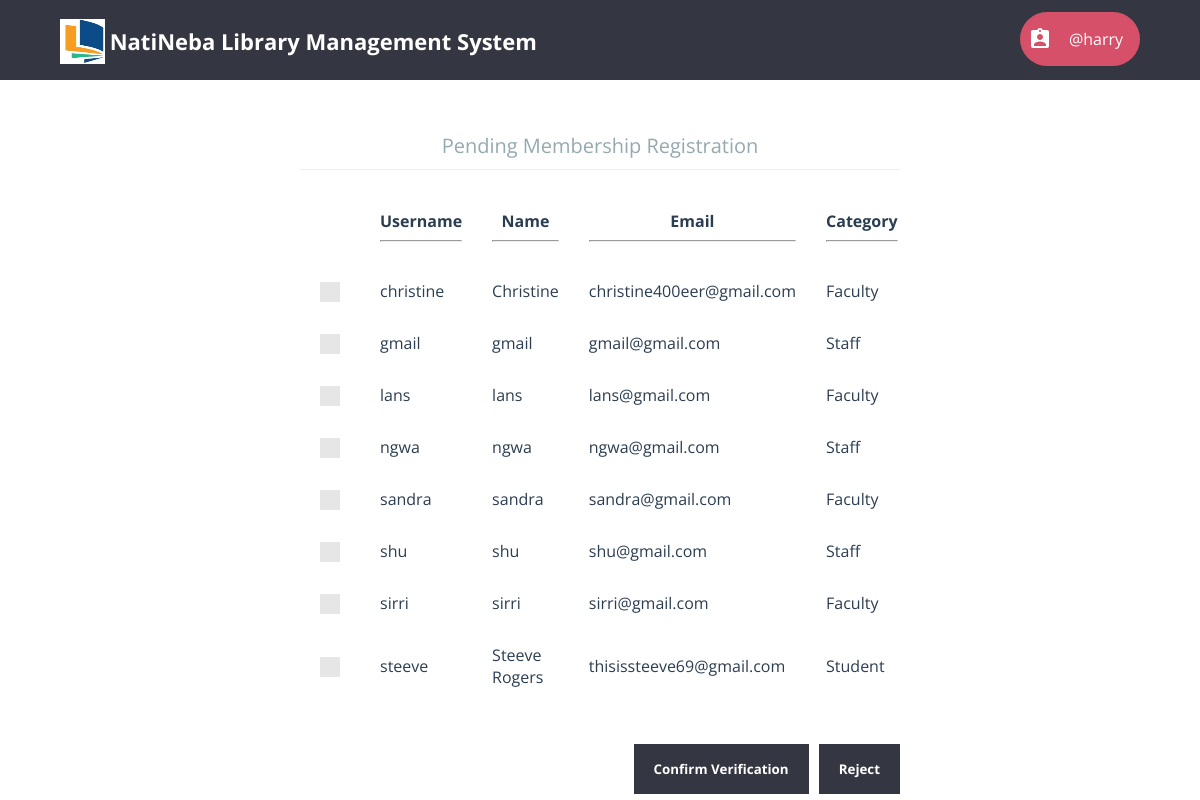
Screenshot of /librarian/pending_registrations.php (signed in) with the database file from the repository.
### tables this page shows
CREATE TABLE `pending_registrations` (
  `username` varchar(20) NOT NULL,
  `password` char(40) NOT NULL,
  `name` varchar(80) NOT NULL,
  `email` varchar(80) NOT NULL,
  `balance` int(4) NOT NULL,
  `time` timestamp NOT NULL DEFAULT current_timestamp(),
  `category` varchar(255) DEFAULT NULL
);

### librarian/pending_registrations.php (the view, shortened to what this page needs)
<?php
	require "../db_connect.php";
	require "header_librarian.php";
?>
<html>
	<head>
		<link rel="stylesheet" type="text/css" href="../css/global_styles.css">
		<link rel="stylesheet" type="text/css" href="../css/custom_checkbox_style.css">
		<link rel="stylesheet" type="text/css" href="css/pending_registrations_style.css">
	</head>
	<body>
		<?php
			$query = $con->prepare("SELECT username, name, email, category FROM pending_registrations");
			$query->execute();
			$result = $query->get_result();
			$rows = mysqli_num_rows($result);
			if($rows == 0)
				echo "<h2 align='center'>None at the moment!</h2>";
			else
			{
				echo "<form class='cd-form' method='POST' action='#'>";
				echo "<center><legend>Pending Membership Registration</legend></center>";
				echo "<table width='100%' cellpadding=10 cellspacing=10>
						<tr>
							<th></th>
							<th>Username<hr></th>
							<th>Name<hr></th>
							<th>Email<hr></th>
							<th>Category<hr></th>
						</tr>";
				for($i=0; $i<$rows; $i++)
				{
					$row = mysqli_fetch_array($result);
					echo "<tr>";
					echo "<td>
							<label class='control control--checkbox'>
								<input type='checkbox' name='cb_".$i."' value='".$row[0]."' />
								<div class='control__indicator'></div>
							</label>
						</td>";
					for($j=0; $j<3; $j++)
						echo "<td>".$row[$j]."</td>";
					echo "<td>".$row[$j]."</td>";
					echo "</tr>";
				}
				echo "</table><br /><br />";
				echo "<div style='float: right;'>";
				echo "<input type='submit' value='Confirm Verification' name='l_confirm' />&nbsp;&nbsp;&nbsp;";
				echo "<input type='submit' value='Reject' name='l_delete' />";
				echo "</div>";
				echo "</form>";
			}
		?>
	</body>
</html>

### librarian/css/header_librarian_style.css (style rules this page uses)
html * { -webkit-font-smoothing: antialiased; -moz-osx-font-smoothing: grayscale; }
*, *:after, *:before { -webkit-box-sizing: border-box; -moz-box-sizing: border-box; box-sizing: border-box; }
body { font-size: 100%; font-family: "Open Sans", sans-serif; background-color: white; margin: 0; }

### css/global_styles.css (style rules this page uses)
*, *::after, *::before { -webkit-box-sizing: border-box; -moz-box-sizing: border-box; box-sizing: border-box; }
html { font-size: 62.5%; }
body { font-size: 1.8rem; font-family: "Open Sans", sans-serif; color: #2b3e51; background-color: #ffffff; }

### css/custom_checkbox_style.css (style rules this page uses)
.control { font-size: 18px; position: relative; display: block; margin-bottom: 15px; padding-left: 30px; cursor: pointer; }
.control__indicator { position: absolute; top: -2px; left: 0; width: 20px; height: 20px; background: #e6e6e6; }
.control__indicator:after { position: absolute; display: none; content: ''; }
.control--checkbox .control__indicator:after { top: 4px; left: 8px; width: 5px; height: 10px; transform: rotate(45deg); border: solid #fff; border-width: 0 2px 2px 0; }

### librarian/css/pending_registrations_style.css (style rules this page uses)
.cd-form { width: 90%; max-width: 600px; margin: 4em auto; font-size: 1.3rem; color: #94aab0; margin-bottom: 10px; display: block; }
.cd-form::after { clear: both; content: ""; display: table; }
.cd-form legend { padding-bottom: 10px; margin-bottom: 20px; font-size: 2rem; border-bottom: 1px solid #ecf0f1; }
.cd-form legend { display: block; width: 100%; -webkit-appearance: none; -moz-appearance: none; -ms-appearance: none; -o-appearance: none; appearance: none; }
.cd-form input[type="submit"] { border: none; background: #343642; border-radius: none; padding: 16px 20px; color: #ffffff; font-weight: bold; font-family: "Open Sans", sans-serif; cursor: pointer; -webkit-font-smoothing: antialiased; -moz-osx-font-smoothing: grayscale; -webkit-appearance: none; -moz-appearance: none; -ms-appearance: none; -o-appearance: none; appearance: none; }

### rows the page displays
pending_registrations: username "christine", name "Christine", email "christine400eer@gmail.com", category "Faculty"
pending_registrations: username "gmail", name "gmail", email "gmail@gmail.com", category "Staff"
pending_registrations: username "lans", name "lans", email "lans@gmail.com", category "Faculty"
pending_registrations: username "ngwa", name "ngwa", email "ngwa@gmail.com", category "Staff"
pending_registrations: username "sandra", name "sandra", email "sandra@gmail.com", category "Faculty"
pending_registrations: username "shu", name "shu", email "shu@gmail.com", category "Staff"
pending_registrations: username "sirri", name "sirri", email "sirri@gmail.com", category "Faculty"
pending_registrations: username "steeve", name "Steeve Rogers", email "thisissteeve69@gmail.com", category "Student"

### other values shown
$_SESSION['username'] "harry"
